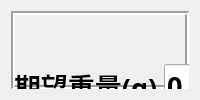
   <widget class="QWidget" name="tab_2">
    <attribute name="title">
     <string/>
    </attribute>
    <layout class="QVBoxLayout" name="verticalLayout_12">
     <item>
      <widget class="QFrame" name="frame_6">
       <property name="font">
        <font>
         <family>宋体</family>
         <pointsize>20</pointsize>
         <weight>75</weight>
         <italic>false</italic>
         <bold>true</bold>
        </font>
       </property>
       <property name="frameShape">
        <enum>QFrame::Box</enum>
       </property>
       <property name="frameShadow">
        <enum>QFrame::Sunken</enum>
       </property>
       <property name="lineWidth">
        <number>2</number>
       </property>
       <widget class="QWidget" name="layoutWidget">
        <property name="geometry">
         <rect>
          <x>3</x>
          <y>13</y>
          <width>811</width>
          <height>561</height>
         </rect>
        </property>
        <layout class="QGridLayout" name="gridLayout_2">
         <item row="0" column="3">
          <widget class="QLabel" name="label_55">
           <property name="font">
            <font>
             <family>宋体</family>
             <pointsize>20</pointsize>
             <weight>75</weight>
             <italic>false</italic>
             <bold>true</bold>
            </font>
           </property>
           <property name="text">
            <string>去皮方式</string>
           </property>
          </widget>
         </item>
         <item row="0" column="0">
          <widget class="QLabel" name="label_14">
           <property name="minimumSize">
            <size>
             <width>0</width>
             <height>0</height>
            </size>
           </property>
           <property name="maximumSize">
            <size>
             <width>1572323</width>
             <height>232323</height>
            </size>
           </property>
           <property name="font">
            <font>
             <family>宋体</family>
             <pointsize>20</pointsize>
             <weight>75</weight>
             <italic>false</italic>
             <bold>true</bold>
            </font>
           </property>
           <property name="text">
            <string>期望重量(g)</string>
           </property>
          </widget>
         </item>
         <item row="3" column="1">
          <widget class="QLineEdit" name="lE_TOverload">
           <property name="sizePolicy">
            <sizepolicy hsizetype="Expanding" vsizetype="Fixed">
             <horstretch>0</horstretch>
             <verstretch>0</verstretch>
            </sizepolicy>
           </property>
           <property name="minimumSize">
            <size>
             <width>0</width>
             <height>42</height>
            </size>
           </property>
           <property name="maximumSize">
            <size>
             <width>100888</width>
             <height>42</height>
            </size>
           </property>
           <property name="font">
            <font>
             <family>宋体</family>
             <pointsize>20</pointsize>
             <weight>75</weight>
             <italic>false</italic>
             <bold>true</bold>
            </font>
           </property>
           <property name="text">
            <string>0.000</string>
           </property>
          </widget>
         </item>
         <item row="3" column="0">
          <widget class="QLabel" name="label_53">
           <property name="minimumSize">
            <size>
             <width>0</width>
             <height>0</height>
            </size>
           </property>
           <property name="maximumSize">
            <size>
             <width>1572323</width>
             <height>232323</height>
            </size>
           </property>
           <property name="font">
            <font>
             <family>宋体</family>
             <pointsize>20</pointsize>
             <weight>75</weight>
             <italic>false</italic>
             <bold>true</bold>
            </font>
           </property>
           <property name="text">
            <string>超重重量(g)</string>
           </property>
          </widget>
         </item>
         <item row="4" column="4">
          <widget class="QLineEdit" name="lE_TestInterval">
           <property name="sizePolicy">
            <sizepolicy hsizetype="Expanding" vsizetype="Fixed">
             <horstretch>0</horstretch>
             <verstretch>0</verstretch>
            </sizepolicy>
           </property>
           <property name="minimumSize">
            <size>
             <width>0</width>
             <height>42</height>
            </size>
           </property>
           <property name="maximumSize">
            <size>
             <width>16777215</width>
             <height>42</height>
            </size>
           </property>
           <property name="font">
            <font>
             <family>宋体</family>
             <pointsize>20</pointsize>
             <weight>75</weight>
             <italic>false</italic>
             <bold>true</bold>
            </font>
           </property>
           <property name="text">
            <string>0</string>
           </property>
          </widget>
         </item>
         <item row="0" column="4">
          <widget class="QComboBox" name="cB_TireMode">
           <property name="minimumSize">
            <size>
             <width>165</width>
             <height>0</height>
            </size>
           </property>
           <property name="font">
            <font>
             <family>宋体</family>
             <pointsize>20</pointsize>
             <weight>75</weight>
             <italic>false</italic>
             <bold>true</bold>
            </font>
           </property>
           <property name="currentIndex">
            <number>-1</number>
           </property>
           <item>
            <property name="text">
             <string>每组去皮</string>
            </property>
           </item>
           <item>
            <property name="text">
             <string>每次去皮</string>
            </property>
           </item>
          </widget>
         </item>
         <item row="1" column="4">
          <widget class="QLineEdit" name="lE_GroupSet">
           <property name="font">
            <font>
             <family>宋体</family>
             <pointsize>20</pointsize>
             <weight>75</weight>
             <italic>false</italic>
             <bold>true</bold>
            </font>
           </property>
           <property name="text">
            <string>0</string>
           </property>
          </widget>
         </item>
         <item row="1" column="3">
          <widget class="QLabel" name="label_52">
           <property name="font">
            <font>
             <family>宋体</family>
             <pointsize>20</pointsize>
             <weight>75</weight>
             <italic>false</italic>
             <bold>true</bold>
            </font>
           </property>
           <property name="text">
            <string>每组数量</string>
           </property>
          </widget>
         </item>
         <item row="4" column="0">
          <widget class="QLabel" name="label_54">
           <property name="minimumSize">
            <size>
             <width>0</width>
             <height>0</height>
            </size>
           </property>
           <property name="maximumSize">
            <size>
             <width>1572323</width>
             <height>232323</height>
            </size>
           </property>
           <property name="font">
            <font>
             <family>宋体</family>
             <pointsize>20</pointsize>
             <weight>75</weight>
             <italic>false</italic>
             <bold>true</bold>
            </font>
           </property>
           <property name="text">
            <string>超轻重量(g)</string>
           </property>
          </widget>
         </item>
         <item row="4" column="2">
          <spacer name="horizontalSpacer">
           <property name="orientation">
            <enum>Qt::Horizontal</enum>
           </property>
           <property name="sizeHint" stdset="0">
            <size>
             <width>40</width>
             <height>20</height>
            </size>
           </property>
          </spacer>
         </item>
         <item row="4" column="3">
          <widget class="QLabel" name="label_56">
           <property name="minimumSize">
            <size>
             <width>0</width>
             <height>0</height>
            </size>
           </property>
           <property name="maximumSize">
            <size>
             <width>1572323</width>
             <height>232323</height>
            </size>
           </property>
           <property name="font">
            <font>
             <family>宋体</family>
             <pointsize>20</pointsize>
             <weight>75</weight>
             <italic>false</italic>
             <bold>true</bold>
            </font>
           </property>
           <property name="text">
            <string>间隔时间(s)</string>
           </property>
          </widget>
         </item>
         <item row="2" column="0">
          <widget class="QLabel" name="label_12">
           <property name="minimumSize">
            <size>
             <width>0</width>
             <height>0</height>
            </size>
           </property>
           <property name="maximumSize">
            <size>
             <width>1572323</width>
             <height>232323</height>
            </size>
           </property>
           <property name="font">
            <font>
             <family>宋体</family>
             <pointsize>20</pointsize>
             <weight>75</weight>
             <italic>false</italic>
             <bold>true</bold>
            </font>
           </property>
           <property name="text">
            <string>内控下限(g)</string>
           </property>
          </widget>
         </item>
         <item row="5" column="3">
          <widget class="QLabel" name="label_9">
           <property name="minimumSize">
            <size>
             <width>0</width>
             <height>0</height>
            </size>
           </property>
           <property name="maximumSize">
            <size>
             <width>1572323</width>
             <height>232323</height>
            </size>
           </property>
           <property name="font">
            <font>
             <family>宋体</family>
             <pointsize>20</pointsize>
             <weight>75</weight>
             <italic>false</italic>
             <bold>true</bold>
            </font>
           </property>
           <property name="text">
            <string>速 度(rpm)</string>
           </property>
          </widget>
         </item>
         <item row="5" column="4">
          <widget class="QLineEdit" name="lE_SysOveride_2">
           <property name="enabled">
            <bool>false</bool>
           </property>
           <property name="sizePolicy">
            <sizepolicy hsizetype="Expanding" vsizetype="Fixed">
             <horstretch>0</horstretch>
             <verstretch>0</verstretch>
            </sizepolicy>
           </property>
           <property name="minimumSize">
            <size>
             <width>0</width>
             <height>42</height>
            </size>
           </property>
           <property name="maximumSize">
            <size>
             <width>16777215</width>
             <height>42</height>
            </size>
           </property>
           <property name="font">
            <font>
             <family>宋体</family>
             <pointsize>20</pointsize>
             <weight>75</weight>
             <italic>false</italic>
             <bold>true</bold>
            </font>
           </property>
           <property name="text">
            <string>0</string>
           </property>
          </widget>
         </item>
         <item row="1" column="0">
          <widget class="QLabel" name="label_13">
           <property name="minimumSize">
            <size>
             <width>0</width>
             <height>0</height>
            </size>
           </property>
           <property name="maximumSize">
            <size>
             <width>1572323</width>
             <height>232323</height>
            </size>
           </property>
           <property name="font">
            <font>
             <family>宋体</family>
             <pointsize>20</pointsize>
             <weight>75</weight>
             <italic>false</italic>
             <bold>true</bold>
            </font>
           </property>
           <property name="text">
            <string>内控上限(g)</string>
           </property>
          </widget>
         </item>
         <item row="2" column="1">
          <widget class="QLineEdit" name="lE_InterUnderLoad">
           <property name="sizePolicy">
            <sizepolicy hsizetype="Expanding" vsizetype="Fixed">
             <horstretch>0</horstretch>
             <verstretch>0</verstretch>
            </sizepolicy>
           </property>
           <property name="minimumSize">
            <size>
             <width>0</width>
             <height>42</height>
            </size>
           </property>
           <property name="maximumSize">
            <size>
             <width>100888</width>
             <height>42</height>
            </size>
           </property>
           <property name="font">
            <font>
             <family>宋体</family>
             <pointsize>20</pointsize>
             <weight>75</weight>
             <italic>false</italic>
             <bold>true</bold>
            </font>
           </property>
           <property name="text">
            <string>0.000</string>
           </property>
          </widget>
         </item>
         <item row="4" column="1">
          <widget class="QLineEdit" name="lE_TUnderload">
           <property name="sizePolicy">
            <sizepolicy hsizetype="Expanding" vsizetype="Fixed">
             <horstretch>0</horstretch>
             <verstretch>0</verstretch>
            </sizepolicy>
           </property>
           <property name="minimumSize">
            <size>
             <width>0</width>
             <height>42</height>
            </size>
           </property>
           <property name="maximumSize">
            <size>
             <width>100888</width>
             <height>42</height>
            </size>
           </property>
           <property name="font">
            <font>
             <family>宋体</family>
             <pointsize>20</pointsize>
             <weight>75</weight>
             <italic>false</italic>
             <bold>true</bold>
            </font>
           </property>
           <property name="text">
            <string>0.000</string>
           </property>
          </widget>
         </item>
         <item row="0" column="1">
          <widget class="QLineEdit" name="lE_TDemand">
           <property name="sizePolicy">
            <sizepolicy hsizetype="Expanding" vsizetype="Fixed">
             <horstretch>0</horstretch>
             <verstretch>0</verstretch>
            </sizepolicy>
           </property>
           <property name="minimumSize">
            <size>
             <width>0</width>
             <height>42</height>
            </size>
           </property>
           <property name="maximumSize">
            <size>
             <width>100888</width>
             <height>42</height>
            </size>
           </property>
           <property name="font">
            <font>
             <family>宋体</family>
             <pointsize>20</pointsize>
             <weight>75</weight>
             <italic>false</italic>
             <bold>true</bold>
            </font>
           </property>
           <property name="text">
            <string>0.000</string>
           </property>
          </widget>
         </item>
         <item row="1" column="1">
          <widget class="QLineEdit" name="lE_InterOverLoad">
           <property name="sizePolicy">
            <sizepolicy hsizetype="Expanding" vsizetype="Fixed">
             <horstretch>0</horstretch>
             <verstretch>0</verstretch>
            </sizepolicy>
           </property>
           <property name="minimumSize">
            <size>
             <width>0</width>
             <height>42</height>
            </size>
           </property>
           <property name="maximumSize">
            <size>
             <width>100888</width>
             <height>42</height>
            </size>
           </property>
           <property name="font">
            <font>
             <family>宋体</family>
             <pointsize>20</pointsize>
             <weight>75</weight>
             <italic>false</italic>
             <bold>true</bold>
            </font>
           </property>
           <property name="text">
            <string>0.000</string>
           </property>
          </widget>
         </item>
        </layout>
       </widget>
       <widget class="QWidget" name="layoutWidget">
        <property name="geometry">
         <rect>
          <x>10</x>
          <y>590</y>
          <width>801</width>
          <height>44</height>
         </rect>
        </property>
        <layout class="QHBoxLayout" name="horizontalLayout_10">
         <item>
          <widget class="QPushButton" name="pB_Read2">
           <property name="text">
            <string>读取</string>
           </property>
          </widget>
         </item>
         <item>
          <widget class="QPushButton" name="pB_Write2">
           <property name="text">
            <string>写入</string>
           </property>
          </widget>
         </item>
        </layout>
       </widget>
      </widget>
     </item>
    </layout>
   </widget>
